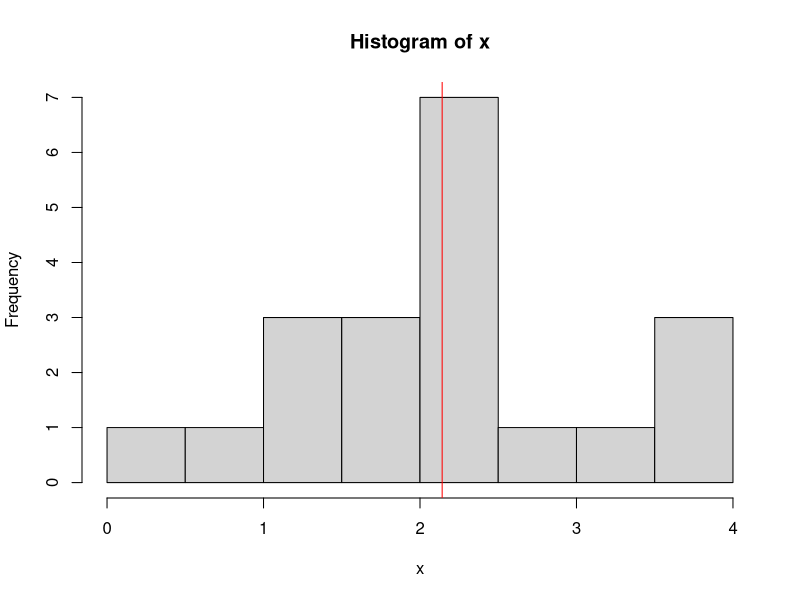
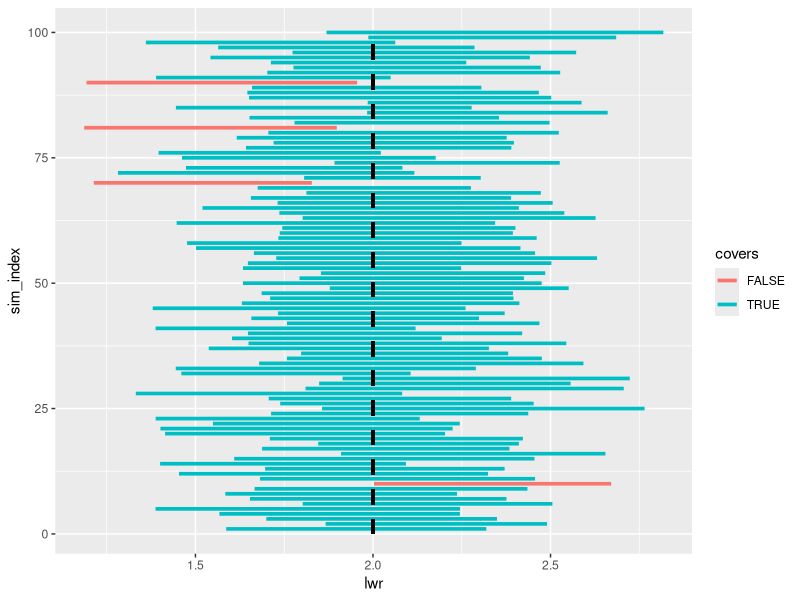
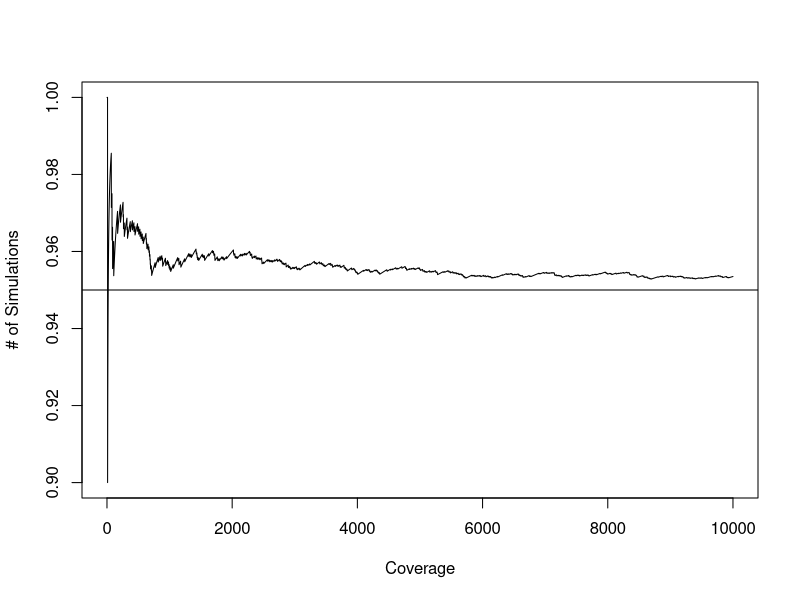

Reproduce these figures in R, in order.
## ---- chunk 1
options(htmltools.dir.version = FALSE)
knitr::opts_chunk$set(echo = TRUE, fig.align="center")
library(ggplot2)
library(dplyr)
library(readr)
library(tidyr)
## ---- chunk 2
set.seed(123)
n <- 20
mu <- 2
sigma <- 1
x <- rnorm(n, mu, sigma)
x_bar <- mean(x)
s <- sd(x)
## ---- chunk 3
hist(x)
abline(v = x_bar, col = "red")
## ---- chunk 4
alpha <- 0.05
lwr <- x_bar - s / sqrt(n) * pt(1 - alpha / 2, n - 1)
upr <- x_bar + s / sqrt(n) * pt(1 - alpha / 2, n - 1)
## ---- chunk 5
cat(lwr, upr)
## ---- chunk 6
conf_int_simulation <- function(n_sims, n, mu, sigma, alpha = 0.05) {
  results <- data.frame(lwr = rep(NA, n_sims), upr = rep(NA, n_sims))
  
  for (k in 1:n_sims) {
    x <- rnorm(n, mu, sigma)
    x_bar <- mean(x)
    s <- sd(x)
    lwr <- x_bar - s / sqrt(n) * qt(1 - alpha / 2, n - 1)
    upr <- x_bar + s / sqrt(n) * qt(1 - alpha / 2, n - 1)
    results[k, ] <- c(lwr, upr)
  }
  results$sim_index <- 1:nrow(results)
  results$covers <- (mu > results$lwr) & (mu < results$upr)

  return(results)
}
## ---- chunk 7
set.seed(123)
n_sims <- 100
n <- 30
mu <- 2
sigma <- 1
alpha <- 0.05

sim_results <- conf_int_simulation(n_sims, n, mu, sigma, alpha)
head(sim_results)
## ---- chunk 8
mean(sim_results$covers)
## ---- chunk 9
ggplot(sim_results) + 
  geom_segment(aes(y = sim_index, yend = sim_index, x = lwr, xend = upr, color = covers), size = 1.25) + 
  geom_segment(y = 0, yend = n_sims, x = mu, xend = mu, size = 1.25, linetype = 2)
## ---- chunk 10
set.seed(123)
n_sims <- 10000
n <- 30
mu <- 2
sigma <- 1
alpha <- 0.05

sim_results <- conf_int_simulation(n_sims, n, mu, sigma, alpha)
mean(sim_results$covers)
## ---- chunk 11
plot(cumsum(sim_results$covers) / 1:n_sims, ty = "l", xlab = "Coverage", ylab = "# of Simulations")
abline(h = 1 - alpha)
## ---- chunk 12
set.seed(123)
n_sims <- 1000
n <- 30
mu1 <- 2
mu2 <- 1
sigma <- 1
alpha <- 0.05
## ---- chunk 13
sim_results1 <- conf_int_simulation(n_sims, n, mu1, sigma, alpha)
sim_results2 <- conf_int_simulation(n_sims, n, mu2, sigma, alpha)
combined_results <- data.frame(covers1 = sim_results1$covers, covers2 = sim_results2$covers)
combined_results$covers_all <- combined_results$covers1 & combined_results$covers2
## ---- chunk 14
mean(combined_results$covers_all)
mean(sim_results1$covers)
mean(sim_results2$covers)
## ---- chunk 15
set.seed(123)
n_sims <- 1000
n <- 30
mu1 <- 2
mu2 <- 1
mu3 <- 0
sigma <- 1
alpha <- 0.05
## ---- chunk 16
sim_results1 <- conf_int_simulation(n_sims, n, mu1, sigma, alpha)
sim_results2 <- conf_int_simulation(n_sims, n, mu2, sigma, alpha)
sim_results3 <- conf_int_simulation(n_sims, n, mu3, sigma, alpha)
combined_results <- data.frame(covers1 = sim_results1$covers, covers2 = sim_results2$covers, covers3 = sim_results3$covers)
combined_results$covers_all <- combined_results$covers1 & combined_results$covers2 & combined_results$covers3
## ---- chunk 17
mean(combined_results$covers_all)
mean(sim_results2$covers)
mean(sim_results2$covers)
## ---- chunk 18
set.seed(123)
n_sims <- 1000
n <- 30
mu1 <- 2
mu2 <- 1
mu3 <- 0
sigma <- 1
alpha <- 0.05
## ---- chunk 19
sim_results1 <- conf_int_simulation(n_sims, n, mu1, sigma, alpha)
sim_results2 <- conf_int_simulation(n_sims, n, mu2, sigma, alpha)
sim_results3 <- conf_int_simulation(n_sims, n, mu3, sigma, alpha)
combined_results <- data.frame(covers1 = sim_results1$covers, covers2 = sim_results2$covers, covers3 = sim_results3$covers)
combined_results$covers_all <- combined_results$covers1 & combined_results$covers2 & combined_results$covers3
## ---- chunk 20
mean(combined_results$covers_all)
mean(sim_results2$covers)
mean(sim_results2$covers)
